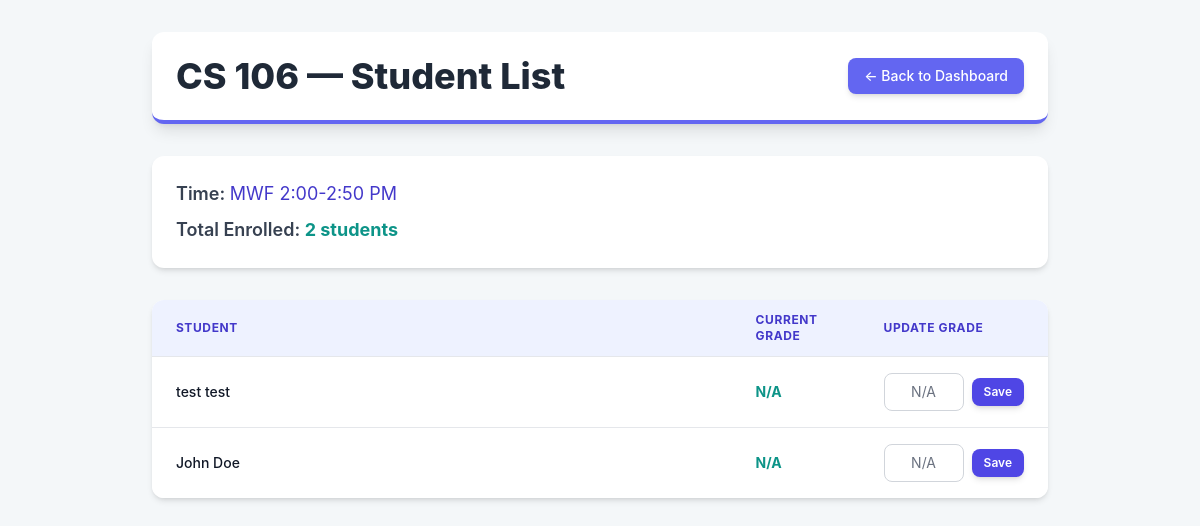
Screenshot of /teacher/course/2 (signed in) with the database file from the repository.
### models.py (models this page shows, shortened)
class Course(db.Model):
    id = db.Column(db.Integer, primary_key=True)
    name = db.Column(db.String(64))
    max_students = db.Column(db.Integer)
    cur_students = db.Column(db.Integer)
    time = db.Column(db.String(32))
    teacher_id = db.Column(db.Integer, db.ForeignKey("user.id"))
    teacher = db.relationship("User", back_populates="courses_taught")
    enrollments = db.relationship("Enrollment", back_populates="course")

class Enrollment(db.Model):
    id = db.Column(db.Integer, primary_key=True)
    student_id = db.Column(db.Integer, db.ForeignKey("user.id"))
    course_id = db.Column(db.Integer, db.ForeignKey("course.id"))
    grade = db.Column(db.String(4))
    student = db.relationship("User", back_populates="enrollments")
    course = db.relationship("Course", back_populates="enrollments")

class User(db.Model):
    id = db.Column(db.Integer, primary_key=True)
    username = db.Column(db.String(64), unique=True, nullable=False)
    realname = db.Column(db.String(64), unique=False, nullable=False)
    password_hash = db.Column(db.String(128))
    user_type = db.Column(db.String(16))  # student / teacher / admin
    enrollments = db.relationship("Enrollment", back_populates="student")
    courses_taught = db.relationship("Course", back_populates="teacher")

### app.py (the view)
@app.route("/teacher/course/<int:course_id>")
def teacher_course_detail(course_id):
    if not g.user or g.user.user_type != "teacher":
        return redirect("/login")
    course = Course.query.get(course_id)
    if not course or course.teacher_id != g.user.id:
        return redirect("/teacher")
    enrollments = Enrollment.query.filter_by(course_id=course.id).join(User).all()
    return render_template(
        "teacher_course_detail.html",
        course=course,
        enrollments=enrollments
    )

### app.py (called while the page is built)
@app.before_request
def load_user():
    g.user = None
    if "user_id" in session:
        g.user = User.query.get(session["user_id"])

### templates/teacher_course_detail.html (shortened to what this page needs)
<!DOCTYPE html>
<html lang="en">
<head>
    <script src="https://cdn.tailwindcss.com"></script>
</head>
<body class="min-h-screen p-8">
<div class="max-w-4xl mx-auto">
    <header class="mb-8 p-6 bg-white rounded-xl shadow-lg border-b-4 border-indigo-500 flex justify-between items-center">
        <h1 class="text-3xl md:text-4xl font-extrabold text-gray-800">
            {{ course.name }} — Student List
        </h1>
        <a href="/teacher"
           class="py-2 px-4 text-sm font-medium text-white bg-indigo-500 rounded-lg shadow-md
                  hover:bg-indigo-600 transition duration-150 ease-in-out focus:outline-none focus:ring-2
                  focus:ring-indigo-500 focus:ring-offset-2">
            &larr; Back to Dashboard
        </a>
    </header>
    <div class="bg-white p-6 rounded-xl shadow-md mb-8 space-y-2">
        <p class="text-lg text-gray-700 font-semibold">
            Time: <span class="font-normal text-indigo-700">{{ course.time }}</span>
        </p>
        <p class="text-lg text-gray-700 font-semibold">
            Total Enrolled: <span class="font-bold text-teal-600">{{ enrollments|length }} students</span>
        </p>
    </div>
    <section>
        {% if enrollments %}
            <div class="bg-white rounded-xl shadow-md overflow-hidden">
                <table class="min-w-full divide-y divide-gray-200">
                    <thead class="bg-indigo-50">
                        <tr>
                            <th scope="col" class="px-6 py-3 text-left text-xs font-bold text-indigo-700 uppercase tracking-wider">
                                Student
                            </th>
                            <th scope="col" class="px-6 py-3 text-left text-xs font-bold text-indigo-700 uppercase tracking-wider w-32">
                                Current Grade
                            </th>
                            <th scope="col" class="px-6 py-3 text-left text-xs font-bold text-indigo-700 uppercase tracking-wider w-40">
                                Update Grade
                            </th>
                        </tr>
                    </thead>
                    <tbody class="bg-white divide-y divide-gray-200">
                        {% for e in enrollments %}
                        <tr class="hover:bg-gray-50 transition duration-100">
                            <td class="px-6 py-4 whitespace-nowrap text-sm font-medium text-gray-900">
                                {{ e.student.realname }}
                            </td>
                            <td class="px-6 py-4 whitespace-nowrap text-sm font-bold text-teal-600">
                                {{ e.grade }}
                            </td>
                            <td class="px-6 py-4 whitespace-nowrap text-sm text-gray-500">
                                <form method="POST" action="/teacher/grade/{{ e.id }}" class="flex items-center space-x-2">
                                    <input type="text"
                                           name="grade"
                                           value="{{ e.grade }}"
                                           class="styled-input w-20 text-center"
                                           placeholder="Grade"
                                           maxlength="4">
                                    <button type="submit"
                                            class="flex-shrink-0 py-1.5 px-3 bg-indigo-600 text-white text-xs font-semibold rounded-lg shadow-md hover:bg-indigo-700 transition duration-150 ease-in-out">
                                        Save
                                    </button>
                                </form>
                            </td>
                        </tr>
                        {% endfor %}
                    </tbody>
                </table>
            </div>
        {% else %}
            <p class="text-gray-500 p-4 bg-white rounded-lg shadow-sm border-l-4 border-yellow-400">
                This course currently has no enrolled students.
            </p>
        {% endif %}
    </section>
</div>
</body>
</html>

### templates/teacher_course_detail.html (style rules this page uses)
body { font-family: 'Inter', sans-serif; background-color: #f4f7f9; }
.styled-input { border: 1px solid #d1d5db; border-radius: 0.5rem; padding: 0.5rem 0.75rem; width: 100%; transition: border-color 0.15s ease-in-out, box-shadow 0.15s ease-in-out; }

### rows the page displays
Course: name "CS 106", time "MWF 2:00-2:50 PM"
Enrollment: student.realname "test test", grade "N/A"
Enrollment: student.realname "John Doe", grade "N/A"

### other values shown
{{ enrollments|length }} "2"
